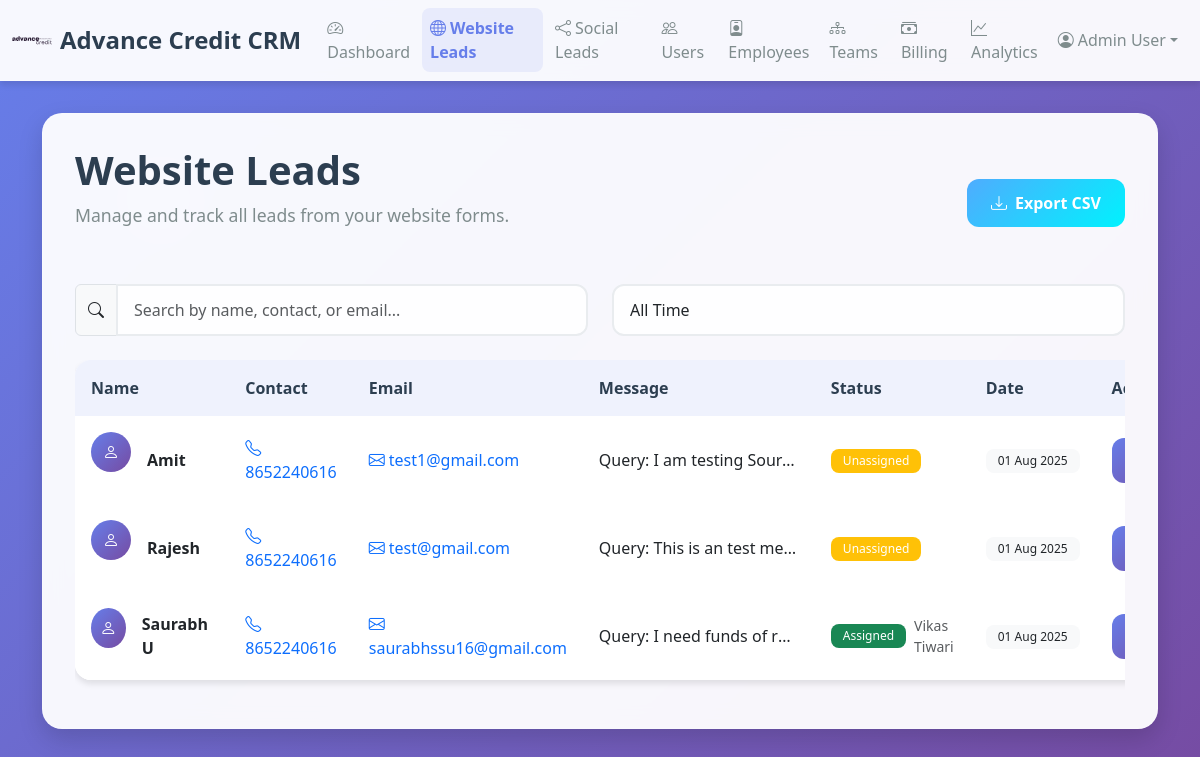
/crm/website-leads (signed in), run on the app's committed database.
### src/shared/crm_models.py (models this page shows)
class WebsiteLead(CRMBase):
    __tablename__ = "website_leads"
    lead_id = Column(Integer, primary_key=True, index=True)
    name = Column(String(128), nullable=False)
    contact = Column(String(64), nullable=False)
    email = Column(String(128))
    message = Column(Text)
    created_at = Column(DateTime, server_default=func.now())

class User(CRMBase):
    __tablename__ = "users"
    user_id = Column(Integer, primary_key=True, index=True)
    name = Column(String(128), nullable=False)
    email = Column(String(128), unique=True, nullable=False)
    phone = Column(String(32), unique=True, nullable=False)
    password_hash = Column(String(128), nullable=False)
    role = Column(String(32), default="employee")
    is_active = Column(Boolean, default=True)
    created_at = Column(DateTime, server_default=func.now())
    employee = relationship("Employee", back_populates="user", uselist=False)

### src/crm/routes.py (the view)
@router.get("/website-leads", response_class=HTMLResponse)
def website_leads_list(request: Request, db: Session = Depends(get_db)):
    if not request.session.get("user_id"):
        return RedirectResponse("/crm/login", status_code=status.HTTP_302_FOUND)
    user_role = request.session.get("user_role")
    employee_id = request.session.get("employee_id")
    if user_role == "admin":
        leads = db.query(WebsiteLead).order_by(WebsiteLead.created_at.desc()).all()
    else:
        if employee_id:
            assigned_leads = db.query(LeadAssignment).filter(
                LeadAssignment.employee_id == employee_id,
                LeadAssignment.lead_type == "website"
            ).all()
            lead_ids = [assignment.lead_id for assignment in assigned_leads]
            leads = db.query(WebsiteLead).filter(WebsiteLead.lead_id.in_(lead_ids)).order_by(WebsiteLead.created_at.desc()).all()
        else:
            leads = []
    for lead in leads:
        assignment = db.query(LeadAssignment).filter(
            LeadAssignment.lead_type == "website",
            LeadAssignment.lead_id == lead.lead_id
        ).first()
        lead.assignment = assignment
    return templates.TemplateResponse("website_leads.html", {"request": request, "leads": leads})

### src/crm/templates/website_leads.html (shortened to what this page needs)
{% extends 'base.html' %}
{% block content %}
<div class="glass-card">
    <div class="d-flex justify-content-between align-items-center mb-4">
        <div>
            <h1 class="page-title">Website Leads</h1>
            <p class="page-subtitle">Manage and track all leads from your website forms.</p>
        </div>
        <div class="d-flex gap-2">
            <button class="btn btn-success-modern btn-modern" onclick="exportToCSV()">
                <i class="bi bi-download me-2"></i>Export CSV
            </button>
        </div>
    </div>
    <div class="row mb-4">
        <div class="col-md-6">
            <div class="input-group">
                <span class="input-group-text"><i class="bi bi-search"></i></span>
                <input type="text" class="form-control form-control-modern" id="searchInput" placeholder="Search by name, contact, or email...">
            </div>
        </div>
        <div class="col-md-6">
            <div class="d-flex gap-2">
                <select class="form-select form-control-modern" id="dateFilter">
                    <option value="">All Time</option>
                </select>
            </div>
        </div>
    </div>
    <div class="table-responsive">
        <table class="table table-modern" id="leadsTable">
            <thead>
                <tr>
                    <th>Name</th>
                    <th>Contact</th>
                    <th>Email</th>
                    <th>Message</th>
                    <th>Status</th>
                    <th>Date</th>
                    <th>Actions</th>
                </tr>
            </thead>
            <tbody>
                {% for lead in leads %}
                <tr>
                    <td>
                        <div class="d-flex align-items-center">
                            <div class="stats-icon primary me-3" style="width: 40px; height: 40px; font-size: 1rem;">
                                <i class="bi bi-person"></i>
                            </div>
                            <div>
                                <strong>{{ lead.name }}</strong>
                            </div>
                        </div>
                    </td>
                    <td>
                        <a href="tel:{{ lead.contact }}" class="text-decoration-none">
                            <i class="bi bi-telephone me-1"></i>{{ lead.contact }}
                        </a>
                    </td>
                    <td>
                        {% if lead.email %}
                        <a href="mailto:{{ lead.email }}" class="text-decoration-none">
                            <i class="bi bi-envelope me-1"></i>{{ lead.email }}
                        </a>
                        {% else %}
                        <span class="text-muted">-</span>
                        {% endif %}
                    </td>
                    <td>
                        <div class="text-truncate" style="max-width: 200px;" title="{{ lead.message }}">
                            {{ lead.message[:50] }}{% if lead.message|length > 50 %}...{% endif %}
                        </div>
                    </td>
                    <td>
                        {% if lead.assignment %}
                        <div class="d-flex align-items-center">
                            <span class="badge badge-modern bg-success me-2">Assigned</span>
                            <small class="text-muted">{{ lead.assignment.employee.user.name }}</small>
                        </div>
                        {% else %}
                        <span class="badge badge-modern bg-warning">Unassigned</span>
                        {% endif %}
                    </td>
                    <td>
                        <span class="badge badge-modern bg-light text-dark">
                            {{ lead.created_at.strftime('%d %b %Y') }}
                        </span>
                    </td>
                    <td>
                        <div class="btn-group" role="group">
                            <a href="/crm/website-leads/{{ lead.lead_id }}" class="btn btn-sm btn-primary-modern btn-modern" title="View Details">
                            </a>
                        </div>
                    </td>
                </tr>
                {% endfor %}
            </tbody>
        </table>
    </div>
</div>
{% endblock %}

### src/crm/templates/base.html (shortened to what this page needs)
<!DOCTYPE html>
<html lang="en">
<head>
    <link href="https://cdn.jsdelivr.net/npm/bootstrap@5.3.0/dist/css/bootstrap.min.css" rel="stylesheet">
    <link href="https://cdn.jsdelivr.net/npm/bootstrap-icons@1.10.0/font/bootstrap-icons.css" rel="stylesheet">
</head>
<body>
    <div class="floating-shapes">
    </div>
    <nav class="navbar navbar-expand-lg">
        <div class="container-fluid">
            <a class="navbar-brand d-flex align-items-center" href="/crm/dashboard">
                <img src="/crm/static/ac-logo-1.svg" alt="Logo" width="40" height="40" class="me-2">
                Advance Credit CRM
            </a>
            <div class="collapse navbar-collapse" id="navbarNav">
                <ul class="navbar-nav me-auto">
                    <li class="nav-item">
                        <a class="nav-link {% if request.url.path == '/crm/dashboard' %}active{% endif %}" href="/crm/dashboard">
                            <i class="bi bi-speedometer2 me-1"></i>Dashboard
                        </a>
                    </li>
                    <li class="nav-item">
                        <a class="nav-link {% if request.url.path.startswith('/crm/website-leads') %}active{% endif %}" href="/crm/website-leads">
                            <i class="bi bi-globe me-1"></i>Website Leads
                        </a>
                    </li>
                    <li class="nav-item">
                        <a class="nav-link {% if request.url.path.startswith('/crm/social-leads') %}active{% endif %}" href="/crm/social-leads">
                            <i class="bi bi-share me-1"></i>Social Leads
                        </a>
                    </li>
                    <li class="nav-item">
                        <a class="nav-link {% if request.url.path.startswith('/crm/users') %}active{% endif %}" href="/crm/users">
                            <i class="bi bi-people me-1"></i>Users
                        </a>
                    </li>
                    <li class="nav-item">
                        <a class="nav-link {% if request.url.path.startswith('/crm/employees') %}active{% endif %}" href="/crm/employees">
                            <i class="bi bi-person-badge me-1"></i>Employees
                        </a>
                    </li>
                    <li class="nav-item">
                        <a class="nav-link {% if request.url.path.startswith('/crm/teams') %}active{% endif %}" href="/crm/teams">
                            <i class="bi bi-diagram-3 me-1"></i>Teams
                        </a>
                    </li>
                    <li class="nav-item">
                        <a class="nav-link {% if request.url.path.startswith('/crm/billing') %}active{% endif %}" href="/crm/billing">
                            <i class="bi bi-cash-stack me-1"></i>Billing
                        </a>
                    </li>
                    <li class="nav-item">
                        <a class="nav-link {% if request.url.path.startswith('/crm/analytics') %}active{% endif %}" href="/crm/analytics">
                            <i class="bi bi-graph-up me-1"></i>Analytics
                        </a>
                    </li>
                </ul>
                <ul class="navbar-nav">
                    {% if request.session.get('user_id') %}
                    <li class="nav-item dropdown">
                        <a class="nav-link dropdown-toggle d-flex align-items-center" href="#" data-bs-toggle="dropdown">
                            <i class="bi bi-person-circle me-1"></i>
                            {{ request.session.get('user_name', 'Profile') }}
                        </a>
                    </li>
                    {% else %}
                    <li class="nav-item">
                        <a class="nav-link" href="/crm/login"><i class="bi bi-box-arrow-in-right me-1"></i>Login</a>
                    </li>
                    {% endif %}
                </ul>
            </div>
        </div>
    </nav>
    <div class="main-container">
        <div class="container">
            {% block content %}{% endblock %}
        </div>
    </div>
</body>
</html>

### src/crm/templates/base.html (style rules this page uses)
:root { --primary-gradient: linear-gradient(135deg, #667eea 0%, #764ba2 100%); --secondary-gradient: linear-gradient(135deg, #f093fb 0%, #f5576c 100%); --success-gradient: linear-gradient(135deg, #4facfe 0%, #00f2fe 100%); --warning-gradient: linear-gradient(135deg, #43e97b 0%, #38f9d7 100%); --danger-gradient: linear-gradient(135deg, #fa709a 0%, #fee140 100%); --glass-bg: rgba(255, 255, 255, 0.95); --glass-border: rgba(255, 255, 255, 0.2); --text-primary: #2c3e50; --text-secondary: #7f8c8d; --shadow-light: 0 4px 6px rgba(0, 0, 0, 0.1); --shadow-medium: 0 10px 25px rgba(0, 0, 0, 0.15); --shadow-heavy: 0 20px 40px rgba(0, 0, 0, 0.1); }
body { background: var(--primary-gradient); min-height: 100vh; font-family: 'Segoe UI', Tahoma, Geneva, Verdana, sans-serif; color: var(--text-primary); }
.navbar { background: var(--glass-bg); backdrop-filter: blur(10px); border-bottom: 1px solid var(--glass-border); box-shadow: var(--shadow-light); }
.navbar-brand { font-weight: 700; font-size: 1.5rem; color: var(--text-primary) !important; }
.nav-link { color: var(--text-secondary) !important; font-weight: 500; transition: all 0.3s ease; border-radius: 8px; margin: 0 2px; }
.nav-link.active { color: #667eea !important; background: rgba(102, 126, 234, 0.1); font-weight: 600; }
.main-container { min-height: calc(100vh - 80px); padding: 2rem 0; }
.glass-card { background: var(--glass-bg); backdrop-filter: blur(10px); border-radius: 20px; border: 1px solid var(--glass-border); box-shadow: var(--shadow-medium); padding: 2rem; margin-bottom: 2rem; }
.stats-icon { width: 60px; height: 60px; border-radius: 50%; display: flex; align-items: center; justify-content: center; font-size: 1.5rem; color: white; margin-bottom: 1rem; }
.stats-icon.primary { background: var(--primary-gradient); }
.btn-modern { border-radius: 12px; padding: 12px 24px; font-weight: 600; transition: all 0.3s ease; border: none; }
.btn-primary-modern { background: var(--primary-gradient); color: white; }
.btn-success-modern { background: var(--success-gradient); color: white; }
.table-modern { background: var(--glass-bg); backdrop-filter: blur(10px); border-radius: 16px; overflow: hidden; box-shadow: var(--shadow-light); }
.table-modern thead th { background: rgba(102, 126, 234, 0.1); border: none; color: var(--text-primary); font-weight: 600; padding: 1rem; }
.table-modern tbody td { border: none; padding: 1rem; vertical-align: middle; }
.form-control-modern { border-radius: 12px; border: 2px solid #e9ecef; padding: 12px 16px; transition: all 0.3s ease; background: rgba(255, 255, 255, 0.9); }
.page-title { color: var(--text-primary); font-weight: 700; font-size: 2.5rem; margin-bottom: 0.5rem; }
.page-subtitle { color: var(--text-secondary); font-size: 1.1rem; margin-bottom: 2rem; }
.floating-shapes { position: fixed; top: 0; left: 0; width: 100%; height: 100%; overflow: hidden; z-index: -1; pointer-events: none; }
.badge-modern { border-radius: 8px; padding: 6px 12px; font-weight: 500; }

### data on the page
WebsiteLead: name "Amit", contact "8652240616", email "test1@gmail.com", message "Query: I am testing Sour…", shows "Unassigned", created_at "01 Aug 2025"
WebsiteLead: name "Rajesh", contact "8652240616", email "test@gmail.com", message "Query: This is an test me…", shows "Unassigned", created_at "01 Aug 2025"
WebsiteLead: name "Saurabh U", contact "8652240616", email "saurabhssu16@gmail.com", message "Query: I need funds of r…", assignment.employee.user.name "Vikas Tiwari", created_at "01 Aug 2025"

### other printed values
{{ request.session.get('user_name', 'Profile') }} "Admin User"
